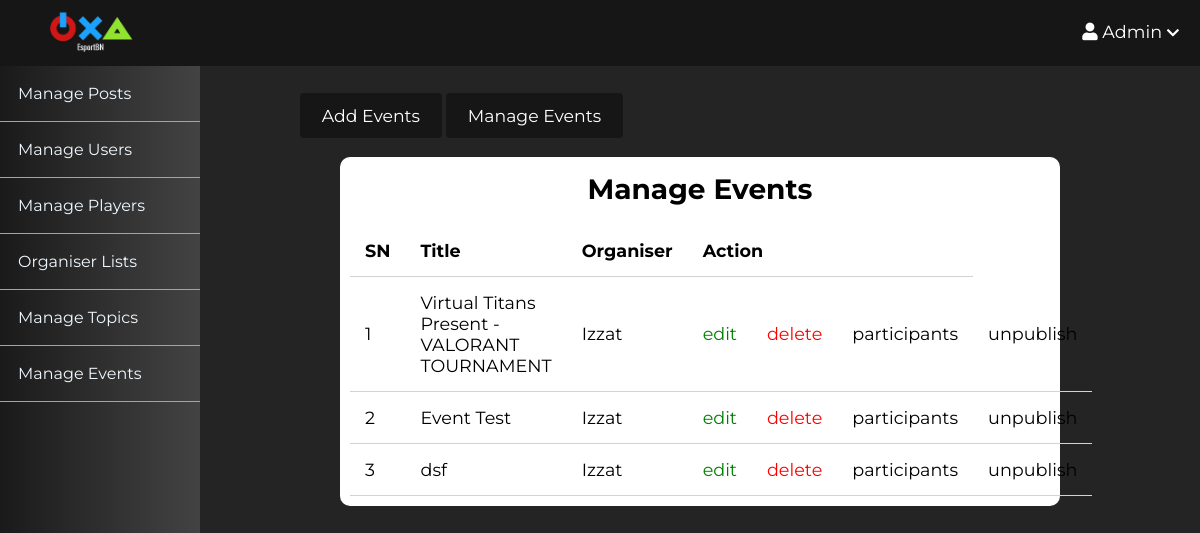
Before: /admin/events/index.php (signed in) with the older database file.
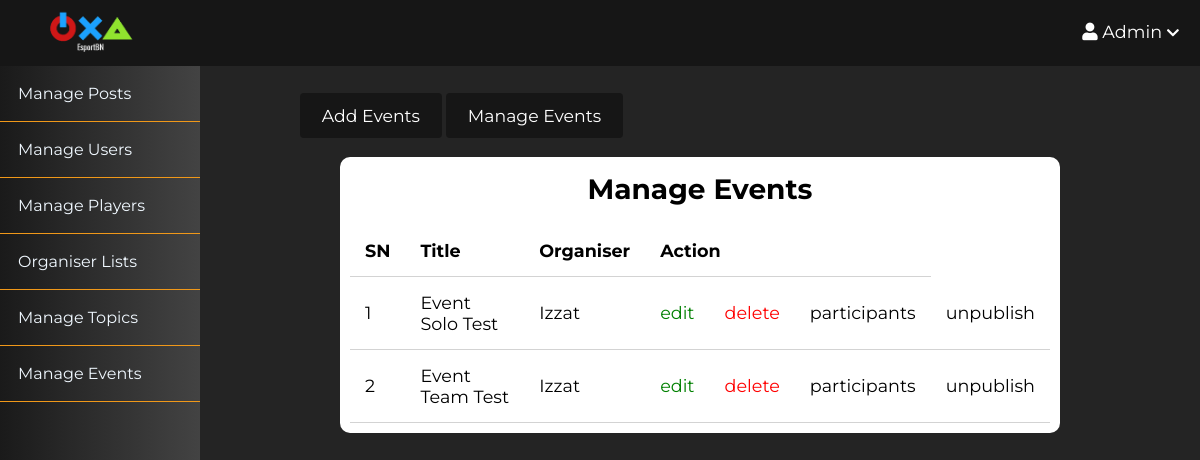
After: the same page with the newer database file.
### tables this page shows
CREATE TABLE `events` (
  `id` int(11) NOT NULL,
  `user_id` int(11) NOT NULL,
  `topic_id` int(11) DEFAULT NULL,
  `title` varchar(255) NOT NULL,
  `image` varchar(255) NOT NULL,
  `body` text NOT NULL,
  `category` varchar(255) NOT NULL,
  `s_price` float(10,2) NOT NULL,
  `currency` varchar(10) NOT NULL DEFAULT 'SGD',
  `published` tinyint(4) NOT NULL,
  `created_at` datetime NOT NULL DEFAULT current_timestamp(),
  `status` tinyint(1) NOT NULL DEFAULT 1 COMMENT '1=Active, 0=Inactive',
  `participant_limit` int(30) NOT NULL
);

CREATE TABLE `users` (
  `id` int(11) NOT NULL,
  `admin` tinyint(4) NOT NULL,
  `username` varchar(255) NOT NULL,
  `email` varchar(255) NOT NULL,
  `password` varchar(255) NOT NULL,
  `code` mediumint(50) NOT NULL,
  `status` text NOT NULL,
  `created_at` timestamp NOT NULL DEFAULT current_timestamp(),
  `bio` text NOT NULL DEFAULT 'No Bio Yet ... ',
  `instagram` text NOT NULL DEFAULT 'EsportBrunei',
  `steam` text NOT NULL DEFAULT 'SteamID',
  `discord` text NOT NULL DEFAULT 'name#0000',
  `pic` varchar(255) NOT NULL DEFAULT '1634018908_profile.png',
  `blocked` tinyint(4) NOT NULL,
  `proof` varchar(255) NOT NULL,
  `organiser_status` int(11) NOT NULL,
  `phone_number` int(7) NOT NULL,
  `details` text NOT NULL
);

### app/database/db.php (called while the page is built, shortened)
<?php
require('connect.php');
function executeQuery($sql, $data)
{
    global $conn;
    $stmt = $conn->prepare($sql);
    $values = array_values($data);
    $types = str_repeat('s', count($values));
    $stmt->bind_param($types, ...$values);
    $stmt->execute();
    return $stmt;
}
function selectEvent($table, $conditions = [])
{
    global $conn;
    $sql =" select e.id as eventid, e.user_id, topic_id,title, image, body, published, e.created_at, u.id, username from events e inner join users u ON e.user_id = u.id ";
    if (empty($conditions)) {
        $stmt = $conn->prepare($sql);
        $stmt->execute();
        $records = $stmt->get_result()->fetch_all(MYSQLI_ASSOC);
        return $records;
    } else {
        $i = 0;
        foreach ($conditions as $key => $value) {
            if ($i === 0) {
                $sql = $sql . " WHERE $key=?";
            } else {
                $sql = $sql . " AND $key=?";
            }
            $i++;
        }
        $stmt = executeQuery($sql, $conditions);
        $records = $stmt->get_result()->fetch_all(MYSQLI_ASSOC);
        return $records;
    }
}

### app/controllers/events.php (called while the page is built, shortened)
<?php
include(ROOT_PATH . "/app/database/db.php");
$table = 'events';
$events = selectEvent($table ,  array('published'=> 1));
$Adminevents = selectEvent($table);

### admin/events/index.php (the view, shortened to what this page needs)
<?php include(ROOT_PATH . "/app/controllers/events.php");
?>
<!DOCTYPE html>
<html lang="en">
    <head>
        <link rel="stylesheet"
            href="https://use.fontawesome.com/releases/v5.7.2/css/all.css"
>
        <link rel="stylesheet" href="../../assets/css/style.css">
        <link rel="stylesheet" href="../../assets/css/admin.css">
    </head>
    <body>
    <?php include(ROOT_PATH . "/app/includes/adminHeader.php"); ?>
        <div class="admin-wrapper">
        <?php include(ROOT_PATH . "/app/includes/adminSidebar.php"); ?>
            <div class="admin-content">
                <div class="button-group">
                    <a href="create.php" class="btn btn-big">Add Events</a>
                    <a href="index.php" class="btn btn-big">Manage Events</a>
                </div>
                <div class="content">
                    <h2 class="page-title">Manage Events</h2>
                    <table>
                        <thead>
                            <th>SN</th>
                            <th>Title</th>
                            <th>Organiser</th>
                            <th colspan="3">Action</th>
                        </thead>
                        <tbody>
                            <?php foreach ($Adminevents as $key => $post): ?>
                                <tr>
                                    <td><?php echo $key + 1; ?></td>
                                    <td><?php echo $post['title'] ?></td>
                                    <td><?php echo $post['username'] ?></td>
                                    <td><a href="edit.php?id=<?php echo $post['eventid']; ?>" class="edit">edit</a></td>
                                    <td><a href="edit.php?delete_id=<?php echo $post['eventid']; ?>" class="delete">delete</a></td>
                                    <td><a href="partlist.php?id=<?php echo $post['eventid']; ?>" >participants</a></td>
                                    <?php if ($post['published']): ?>
                                        <td><a href="edit.php?published=0&p_id=<?php echo $post['eventid'] ?>" class="unpublish">unpublish</a></td>
                                    <?php else: ?>
                                        <td><a href="edit.php?published=1&p_id=<?php echo $post['eventid'] ?>" class="publish">publish</a></td>
                                    <?php endif; ?>
                                </tr>
                            <?php endforeach; ?>
                        </tbody>
                    </table>
                </div>
            </div>
        </div>
    </body>
</html>

### app/includes/adminHeader.php (shortened to what this page needs)
<header>
    <a class="logo" href="<?php echo BASE_URL . '/index.php'; ?>">
    <img src= <?php echo BASE_URL . "/assets/logo/logo3.png" ?> style="width:25%;padding-right:15px;" >
    </a>
    <ul class="nav">
        <?php if (isset($_SESSION['username'])): ?>
            <li>
                <a href="#">
                    <i class="fa fa-user"></i>
                    <?php echo $_SESSION['username']; ?>
                    <i class="fa fa-chevron-down" style="font-size: .8em;"></i>
                </a>
            </li>
        <?php endif; ?>
    </ul>
</header>

### app/includes/adminSidebar.php
<div class="left-sidebar">
    <ul>
        <li><a href="<?php echo BASE_URL . '/admin/posts/index.php'; ?>">Manage Posts</a></li>
        <li><a href="<?php echo BASE_URL . '/admin/users/index.php'; ?>">Manage Users</a></li>
        <li><a href="<?php echo BASE_URL . '/admin/players/index.php'; ?>">Manage Players</a></li>
        <li><a href="<?php echo BASE_URL . '/admin/organiserlist/index.php'; ?>">Organiser Lists</a></li>
        <li><a href="<?php echo BASE_URL . '/admin/topics/index.php'; ?>">Manage Topics</a></li>
        <li><a href="<?php echo BASE_URL . '/admin/events/index.php'; ?>">Manage Events</a></li>
    </ul>
</div>

### assets/css/style.css (style rules this page uses)
* { box-sizing: border-box; }
html, body { height: 100%; padding: 0px; margin: 0px; background: #242424; font-family: "Montserrat", serif ; }
h2, h3, h4, h5, h6 { font-family: "Montserrat", serif; color: black; margin: 5px; }
a { text-decoration: none; color: inherit; }
.btn { padding: 0rem 1rem; background: #161616; color: white; border: 1px solid transparent; border-radius: 0.25rem; font-size: 1.08em; font-family: "Montserrat", sans-serif; }
.btn-big { padding: 0.7rem 1.3rem; line-height: 1.3rem; }
header { background: #161616; height: 66px; font-family: "Montserrat", serif ; }
header * { color: white; }
header .logo { float: left; height: inherit; margin-left: 2em; }
header ul { float: right; margin: 0px; padding: 0px; list-style: none; }
header ul li { float: left; position: relative; }
header ul li a { display: block; padding: 21px; font-size: 1.1em; text-decoration: none; }
.content { width: 90%; margin: 30px auto 30px; background: white; border-radius: 10px; padding : 10px; }
ul { list-style-type: none; }

### assets/css/admin.css (style rules this page uses)
header { background: #161616; }
.admin-wrapper { display: flex; height: calc(100% - 66px); }
.admin-wrapper .left-sidebar { flex: 2; height: 100%; background: linear-gradient(to right,#1a1a1a,#434343); }
.admin-wrapper .left-sidebar ul { list-style: none; margin: 0px; padding: 0px; color: aliceblue; }
.admin-wrapper .left-sidebar ul li a { padding: 18px; display: block; border-bottom: 1px solid #F09819; }
.admin-wrapper .admin-content { flex: 8; height: 100%; padding: 40px 100px 100px; overflow-y: scroll; }
.admin-content .page-title { color: black; font-size: 28px; text-align: center; margin-bottom: 1.2rem; }
table { width: 100%; border-collapse: collapse; font-size: 1.1rem; }
th, td { padding: 15px; text-align: left; border-bottom: 1px solid #d3d3d3; }
.edit { color: green; }
.delete { color: red; }

Changed rows visible on the page:
removed events: title "Virtual Titans Present - VALORANT TOURNAMENT", user.username "Izzat"
removed events: title "Event Test", user.username "Izzat"
removed events: title "dsf", user.username "Izzat"
added events: title "Event Solo Test", user.username "Izzat"
added events: title "Event Team Test", user.username "Izzat"
